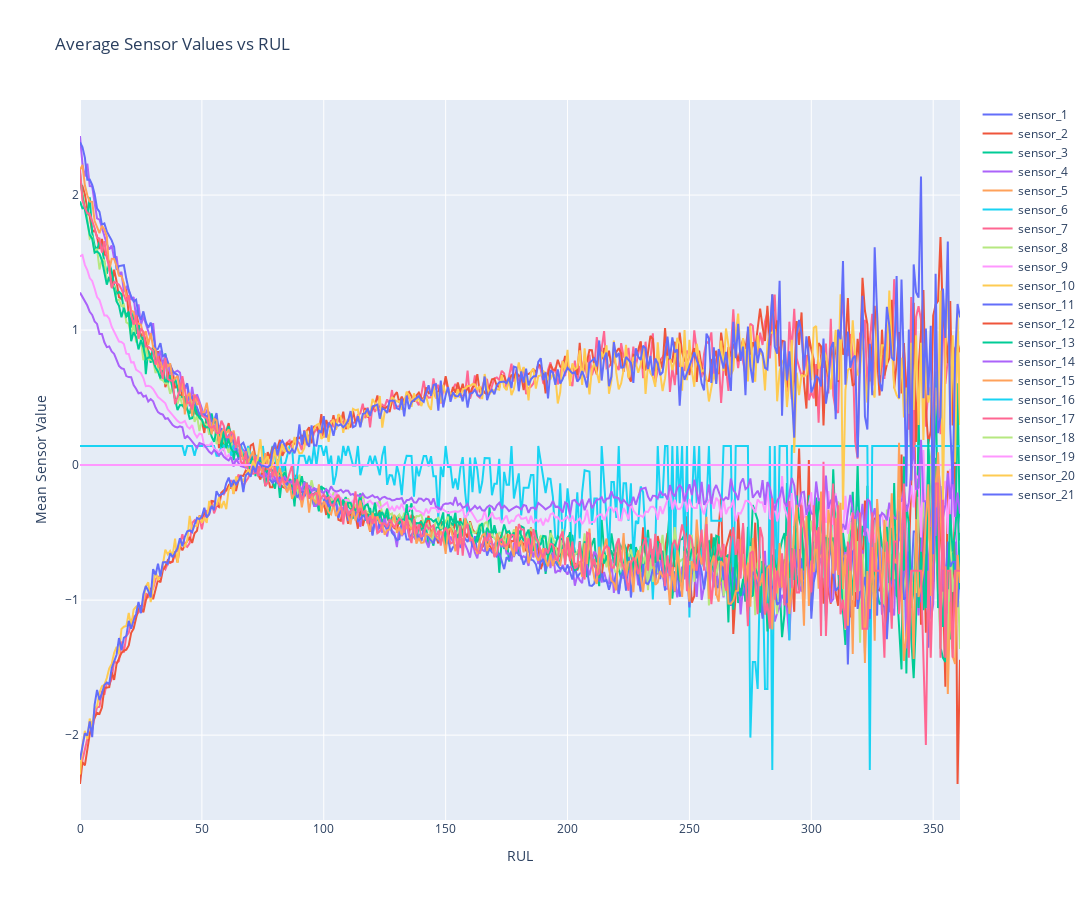

Notebook cell for this chart:
### Code cell
import plotly.graph_objects as go

agg_df = scaled_df.groupby("RUL").mean()

fig = go.Figure()

# Add one line per sensor
for s in sensor_columns:
    fig.add_trace(
        go.Scatter(
            x=agg_df.index,  # RUL is the index after groupby
            y=agg_df[s],
            mode="lines",
            name=s
        )
    )

# Layout adjustments
fig.update_layout(
    title="Average Sensor Values vs RUL",
    xaxis_title="RUL",
    yaxis_title="Mean Sensor Value",
    width=1400, height=900
)

fig.show()

### Figure 1 — Plotly figure (JSON) as saved in the notebook; plotly's stock layout.template omitted (floating-point values rounded to 4 significant figures; data arrays with more than 128 entries replaced by an {"elided": "..."} marker saying what was removed)
{"data": [{"mode": "lines", "name": "sensor_1", "type": "scatter", "x": {"elided": "362 int values"}, "y": {"elided": "362 float values"}}, {"mode": "lines", "name": "sensor_2", "type": "scatter", "x": {"elided": "362 int values"}, "y": {"elided": "362 float values"}}, {"mode": "lines", "name": "sensor_3", "type": "scatter", "x": {"elided": "362 int values"}, "y": {"elided": "362 float values"}}, {"mode": "lines", "name": "sensor_4", "type": "scatter", "x": {"elided": "362 int values"}, "y": {"elided": "362 float values"}}, {"mode": "lines", "name": "sensor_5", "type": "scatter", "x": {"elided": "362 int values"}, "y": {"elided": "362 float values"}}, {"mode": "lines", "name": "sensor_6", "type": "scatter", "x": {"elided": "362 int values"}, "y": {"elided": "362 float values"}}, {"mode": "lines", "name": "sensor_7", "type": "scatter", "x": {"elided": "362 int values"}, "y": {"elided": "362 float values"}}, {"mode": "lines", "name": "sensor_8", "type": "scatter", "x": {"elided": "362 int values"}, "y": {"elided": "362 float values"}}, {"mode": "lines", "name": "sensor_9", "type": "scatter", "x": {"elided": "362 int values"}, "y": {"elided": "362 float values"}}, {"mode": "lines", "name": "sensor_10", "type": "scatter", "x": {"elided": "362 int values"}, "y": {"elided": "362 float values"}}, {"mode": "lines", "name": "sensor_11", "type": "scatter", "x": {"elided": "362 int values"}, "y": {"elided": "362 float values"}}, {"mode": "lines", "name": "sensor_12", "type": "scatter", "x": {"elided": "362 int values"}, "y": {"elided": "362 float values"}}, {"mode": "lines", "name": "sensor_13", "type": "scatter", "x": {"elided": "362 int values"}, "y": {"elided": "362 float values"}}, {"mode": "lines", "name": "sensor_14", "type": "scatter", "x": {"elided": "362 int values"}, "y": {"elided": "362 float values"}}, {"mode": "lines", "name": "sensor_15", "type": "scatter", "x": {"elided": "362 int values"}, "y": {"elided": "362 float values"}}, {"mode": "lines", "name": "sensor_16", "type": "scatter", "x": {"elided": "362 int values"}, "y": {"elided": "362 float values"}}, {"mode": "lines", "name": "sensor_17", "type": "scatter", "x": {"elided": "362 int values"}, "y": {"elided": "362 float values"}}, {"mode": "lines", "name": "sensor_18", "type": "scatter", "x": {"elided": "362 int values"}, "y": {"elided": "362 float values"}}, {"mode": "lines", "name": "sensor_19", "type": "scatter", "x": {"elided": "362 int values"}, "y": {"elided": "362 float values"}}, {"mode": "lines", "name": "sensor_20", "type": "scatter", "x": {"elided": "362 int values"}, "y": {"elided": "362 float values"}}, {"mode": "lines", "name": "sensor_21", "type": "scatter", "x": {"elided": "362 int values"}, "y": {"elided": "362 float values"}}], "layout": {"height": 900, "title": {"text": "Average Sensor Values vs RUL"}, "width": 1400, "xaxis": {"title": {"text": "RUL"}}, "yaxis": {"title": {"text": "Mean Sensor Value"}}}}
